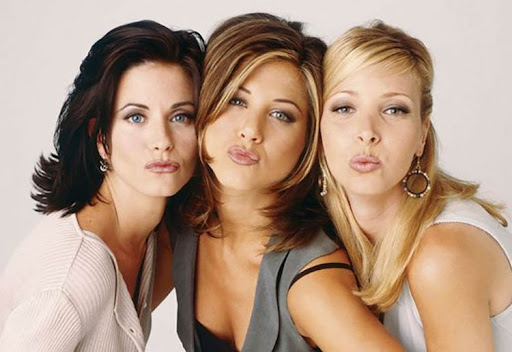
#> input picture friends.jpg, 512 x 352 px
$ python sketchify.py
#> lines starting #> are read from the running program, lines starting #| are printed output that depends on the picture
import numpy as np
import imageio
import cv2
from scipy.ndimage import gaussian_filter

img = "friends.jpg"

def rgb2gray(rgb):
    # Doğru ağırlıklarla gri tonlamaya dönüştürme
    return np.dot(rgb[...,:3], [0.2989, 0.587, 0.114])

def dodge(front, back):
    final_sketch = front * 255 / (255 - back)
    final_sketch[final_sketch > 255] = 255
    final_sketch[back == 255] = 255
    return final_sketch.astype("uint8")

# Resim okundu
ss = imageio.imread(img)
#> ss is the input picture: shape (352, 512, 3); mean R, G, B 176.4, 149, 129.4
gray = rgb2gray(ss)
#> in rgb2gray, `return np.dot(rgb[...,:3], [0.2989, 0.587, 0.114])`:
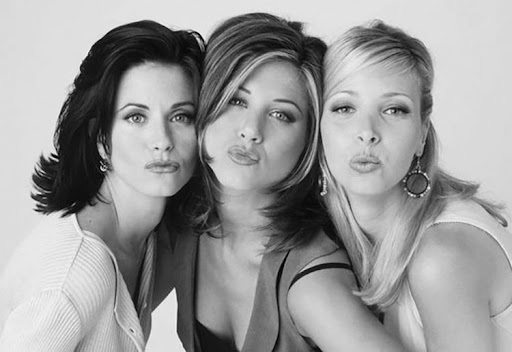
#> returned value: shape (352, 512) float64; min 0, max 246.3, mean 155

# Ters görüntü alındı
i = 255 - gray
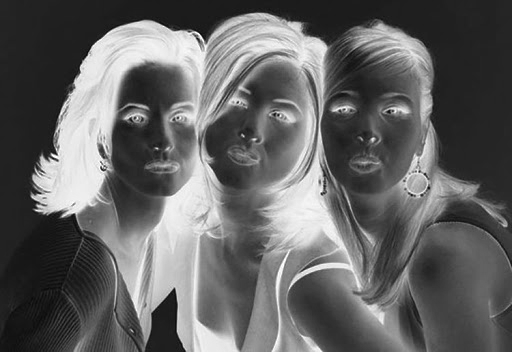
#> i: shape (352, 512) float64; min 8.7, max 255, mean 100

# Gaussian bulanıklık uygulandı
blur = gaussian_filter(i, sigma=4)
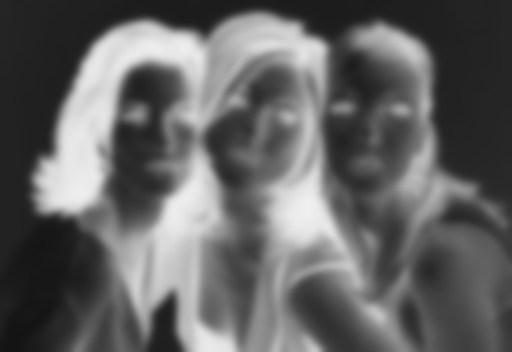
#> blur: shape (352, 512) float64; min 20.22, max 240.2, mean 100

# Dodge işlemi uygulandı
r = dodge(blur, gray)
#> in dodge, `final_sketch = front * 255 / (255 - back)`:
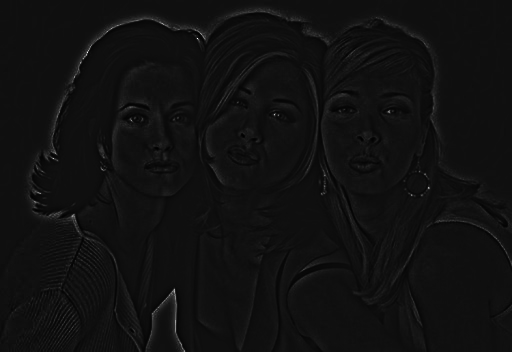
#> final_sketch: shape (352, 512) float64; min 69.44, max 3068.9, mean 269.5; drawn with min black and max white
#> in dodge, `final_sketch[final_sketch > 255] = 255`:
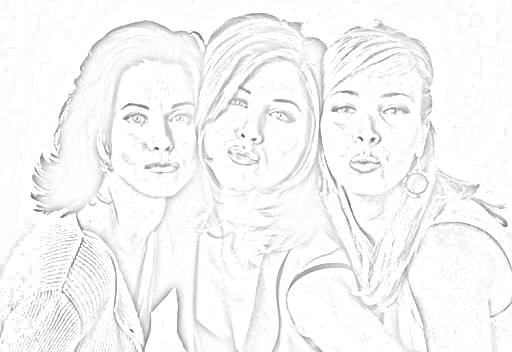
#> final_sketch: shape (352, 512) float64; min 69.44, max 255, mean 246.7

# Kenar tespiti yapıldı
edges = cv2.Canny(gray.astype("uint8"), 50, 150)
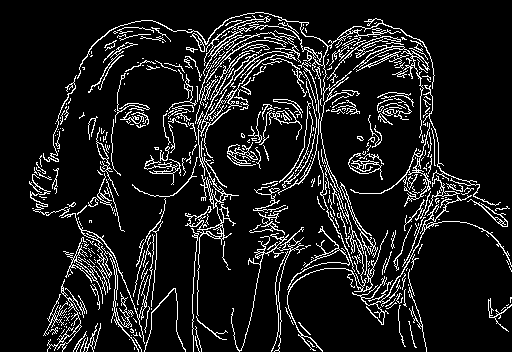
#> edges: shape (352, 512); 10.6% white in thin lines or dots
r = cv2.addWeighted(r, 0.85, edges, 0.15, 0)

# Kontrast arttırıldı
r = cv2.normalize(r, None, 0, 255, cv2.NORM_MINMAX)
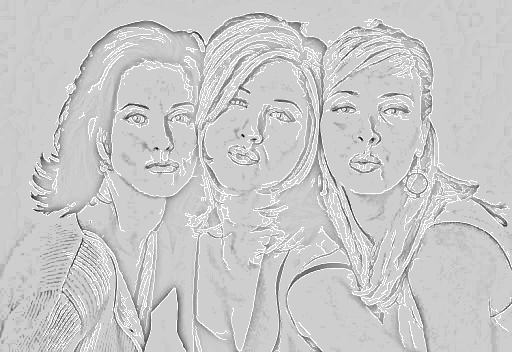
#> r: shape (352, 512); min 0, max 255, mean 201.5


# Son çıktı kaydedildi
cv2.imwrite("sketch_friends.png", r)
